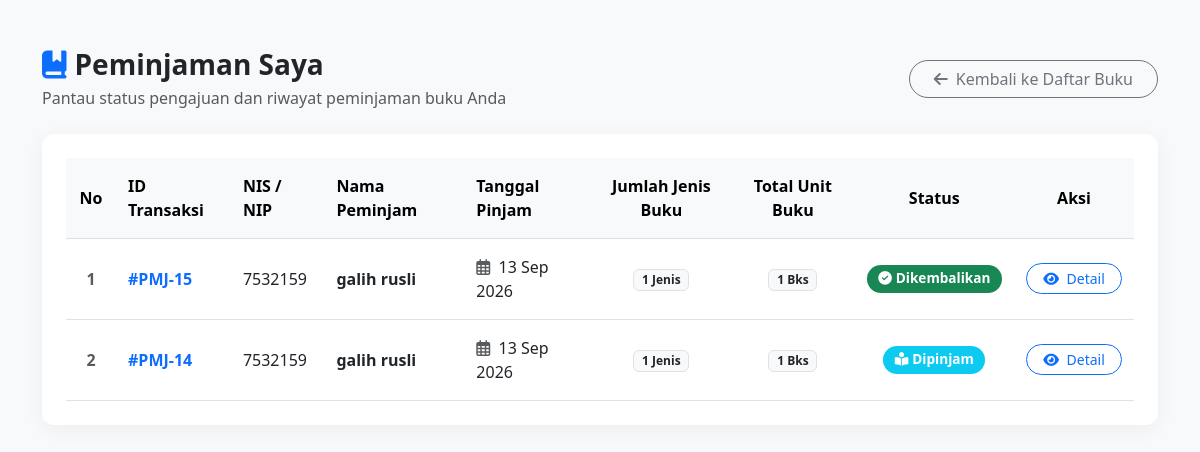
The page /VIEW/SISWA/peminjaman.php (signed in) on the database its author committed.
### tables this page shows
CREATE TABLE `peminjaman` (
  `id_peminjaman` int NOT NULL,
  `id_user` int NOT NULL,
  `tanggal_pinjam` date NOT NULL,
  `status` enum('Diajukan','Dipinjam','Dikembalikan','Ditolak') NOT NULL DEFAULT 'Diajukan'
);

CREATE TABLE `users` (
  `id_user` int NOT NULL,
  `nis_nip` int NOT NULL,
  `nama_lengkap` varchar(50) NOT NULL,
  `username` varchar(50) NOT NULL,
  `password` varchar(200) NOT NULL,
  `role` enum('admin','siswa') NOT NULL DEFAULT 'siswa'
);

### MODEL/m_koneksi.php (called while the page is built, shortened)
<?php
class Koneksi
{
    private $host = "localhost";
    private $username = "root";
    private $pass = "";
    private $dbname = "db_perpustakaan";
    public $koneksi;
    public function __construct()
    {
        $this->koneksi = mysqli_connect(
            $this->host,
            $this->username,
            $this->pass,
            $this->dbname
        );
        $this->koneksi->set_charset("utf8mb4");
    }
    public function getKoneksi()
    {
        return $this->koneksi;
    }
}

### MODEL/m_peminjaman.php (called while the page is built, shortened)
<?php
require_once __DIR__ . "/m_koneksi.php";
class M_Peminjaman
{
    private $koneksi;
    public function __construct()
    {
        $db = new Koneksi();
        $this->koneksi = $db->getKoneksi();
        $this->koneksi->set_charset("utf8mb4");
    }
    public function getPeminjamanByUser($id_user)
    {
        $sql = "
            SELECT
                p.id_peminjaman,
                p.id_user,
                p.tanggal_pinjam,
                p.status,
                u.nis_nip AS nis,
                u.nama_lengkap,
                COUNT(dp.id_detail)
                    AS jumlah_jenis_buku,
                COALESCE(
                    SUM(dp.jumlah_buku),
                    0
                ) AS total_buku
            FROM peminjaman p
            INNER JOIN users u
                ON p.id_user = u.id_user
            LEFT JOIN detail_peminjaman dp
                ON p.id_peminjaman =
                   dp.id_peminjaman
            WHERE p.id_user = ?
            GROUP BY
                p.id_peminjaman,
                p.id_user,
                p.tanggal_pinjam,
                p.status,
                u.nis_nip,
                u.nama_lengkap
            ORDER BY
                p.id_peminjaman DESC
        ";
        $stmt =
            $this->koneksi
            ->prepare($sql);
        $id_user =
            (int)$id_user;
        $stmt->bind_param(
            "i",
            $id_user
        );
        $stmt->execute();
        $result =
            $stmt->get_result();
        $data = [];
        while (
            $row =
            $result->fetch_assoc()
        ) {
            $data[] = $row;
        }
        return $data;
    }
}

### VIEW/SISWA/peminjaman.php (the view, shortened to what this page needs)
<?php
require_once __DIR__ . "/../../MODEL/m_peminjaman.php";
$id_user = (int)$_SESSION['id_user'];
$modelPeminjaman = new M_Peminjaman();
$dataPeminjaman = $modelPeminjaman->getPeminjamanByUser($id_user);
?>
<!DOCTYPE html>
<html lang="id">
<head>
    <link href="https://cdn.jsdelivr.net/npm/bootstrap@5.3.0/dist/css/bootstrap.min.css" rel="stylesheet">
    <link rel="stylesheet" href="https://cdnjs.cloudflare.com/ajax/libs/font-awesome/6.4.0/css/all.min.css">
</head>
<body>
<div class="container py-5">
    <div class="d-flex justify-content-between align-items-center mb-4">
        <div>
            <h3 class="fw-bold mb-1"><i class="fa-solid fa-book-bookmark text-primary me-2"></i>Peminjaman Saya</h3>
            <p class="text-muted mb-0">Pantau status pengajuan dan riwayat peminjaman buku Anda</p>
        </div>
        <a href="/Aplikasi Peminjaman Buku/VIEW/SISWA/daftarBuku.php" class="btn btn-outline-secondary rounded-pill px-4">
            <i class="fa-solid fa-arrow-left me-2"></i>Kembali ke Daftar Buku
        </a>
    </div>
    <div class="card p-4">
        <?php if (!empty($dataPeminjaman)): ?>
            <div class="table-responsive">
                <table class="table table-hover align-middle mb-0">
                    <thead class="table-light">
                        <tr>
                            <th class="text-center" style="width: 50px;">No</th>
                            <th>ID Transaksi</th>
                            <th>NIS / NIP</th>
                            <th>Nama Peminjam</th>
                            <th>Tanggal Pinjam</th>
                            <th class="text-center">Jumlah Jenis Buku</th>
                            <th class="text-center">Total Unit Buku</th>
                            <th class="text-center">Status</th>
                            <th class="text-center" style="width: 120px;">Aksi</th>
                        </tr>
                    </thead>
                    <tbody>
                        <?php $no = 1; foreach ($dataPeminjaman as $row): ?>
                            <tr>
                                <td class="text-center text-muted fw-bold"><?= $no++ ?></td>
                                <td>
                                    <span class="fw-semibold text-primary">#PMJ-<?= htmlspecialchars($row['id_peminjaman']) ?></span>
                                </td>
                                <td><?= htmlspecialchars($row['nis']) ?></td>
                                <td><span class="fw-semibold"><?= htmlspecialchars($row['nama_lengkap']) ?></span></td>
                                <td>
                                    <i class="fa-regular fa-calendar-days text-muted me-1"></i>
                                    <?= date('d M Y', strtotime($row['tanggal_pinjam'])) ?>
                                </td>
                                <td class="text-center">
                                    <span class="badge bg-light text-dark border"><?= htmlspecialchars($row['jumlah_jenis_buku']) ?> Jenis</span>
                                </td>
                                <td class="text-center">
                                    <span class="badge bg-light text-dark border"><?= htmlspecialchars($row['total_buku']) ?> Bks</span>
                                </td>
                                <td class="text-center">
                                    <?php
                                        $status = $row['status'];
                                        $badgeClass = 'bg-secondary';
                                        $icon = 'fa-clock';
                                        if ($status === 'Diajukan') {
                                            $badgeClass = 'bg-warning text-dark';
                                            $icon = 'fa-spinner';
                                        } elseif ($status === 'Dipinjam') {
                                            $badgeClass = 'bg-info text-white';
                                            $icon = 'fa-book-reader';
                                        } elseif ($status === 'Dikembalikan') {
                                            $badgeClass = 'bg-success text-white';
                                            $icon = 'fa-circle-check';
                                        } elseif ($status === 'Ditolak') {
                                            $badgeClass = 'bg-danger text-white';
                                            $icon = 'fa-circle-xmark';
                                        }
                                    ?>
                                    <span class="badge badge-status <?= $badgeClass ?>">
                                        <i class="fa-solid <?= $icon ?> me-1"></i><?= htmlspecialchars($status) ?>
                                    </span>
                                </td>
                                <td class="text-center">
                                    <a href="/Aplikasi Peminjaman Buku/CONTROLLER/c_peminjaman.php?aksi=detail&id_peminjaman=<?= $row['id_peminjaman'] ?>"
                                       class="btn btn-sm btn-outline-primary rounded-pill px-3">
                                        <i class="fa-solid fa-eye me-1"></i> Detail
                                    </a>
                                </td>
                            </tr>
                        <?php endforeach; ?>
                    </tbody>
                </table>
            </div>
        <?php endif; ?>
    </div>
</div>
</body>
</html>

### VIEW/SISWA/peminjaman.php (style rules this page uses)
body { background-color: #f8f9fa; font-family: 'Segoe UI', Tahoma, Geneva, Verdana, sans-serif; }
.card { border: none; border-radius: 12px; box-shadow: 0 4px 20px rgba(0,0,0,0.05); }
.table > :not(caption) > * > * { padding: 1rem 0.75rem; vertical-align: middle; }
.badge-status { font-size: 0.85rem; padding: 0.5em 0.85em; border-radius: 20px; font-weight: 600; }

### rows shown on the page
peminjaman: id_peminjaman "15", id_user.nis_nip "7532159", id_user.nama_lengkap "galih rusli", tanggal_pinjam "13 Sep 2026", jumlah_jenis_buku "1", total_buku "1", status "Dikembalikan"
peminjaman: id_peminjaman "14", id_user.nis_nip "7532159", id_user.nama_lengkap "galih rusli", tanggal_pinjam "13 Sep 2026", jumlah_jenis_buku "1", total_buku "1", status "Dipinjam"
